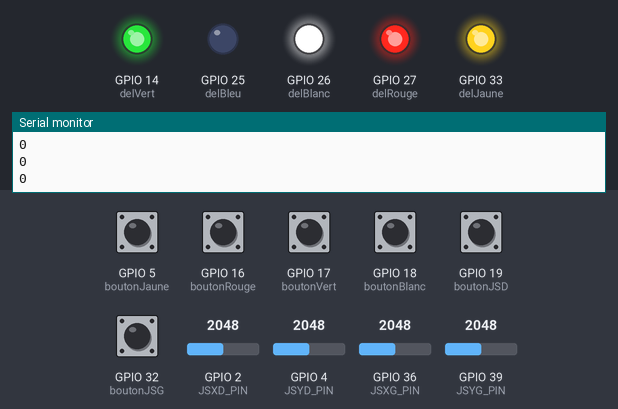
Bench run of a sketch on a simulated ESP32. Parts: output pins drawn as LEDs (lit = HIGH), the last lines printed to the serial monitor. Inputs (shaded band) come from the test bench; at power-on: GPIO 5 (boutonJaune), GPIO 16 (boutonRouge), GPIO 17 (boutonVert), GPIO 18 (boutonBlanc), GPIO 19 (boutonJSD), GPIO 32 (boutonJSG) HIGH, GPIO 2 (JSXD_PIN) = 2048, GPIO 4 (JSYD_PIN) = 2048, GPIO 36 (JSXG_PIN) = 2048, GPIO 39 (JSYG_PIN) = 2048. Nothing arrives over Bluetooth unless stated.

Above: at 1.7 s.
1.8 s: GPIO 5 (boutonJaune) pulled LOW for 0.6 s
At 1.91 s:
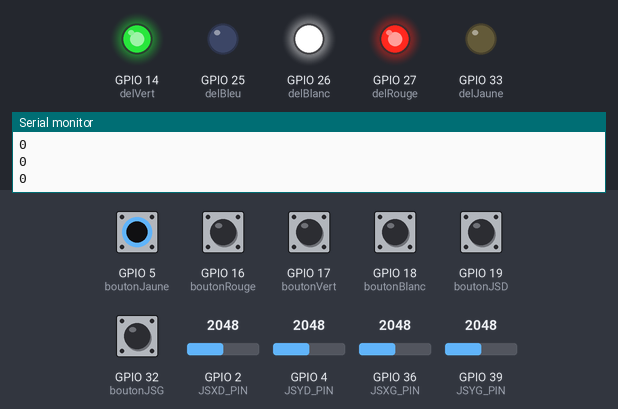
3.9 s: GPIO 16 (boutonRouge) pulled LOW for 0.6 s
At 4.6 s:
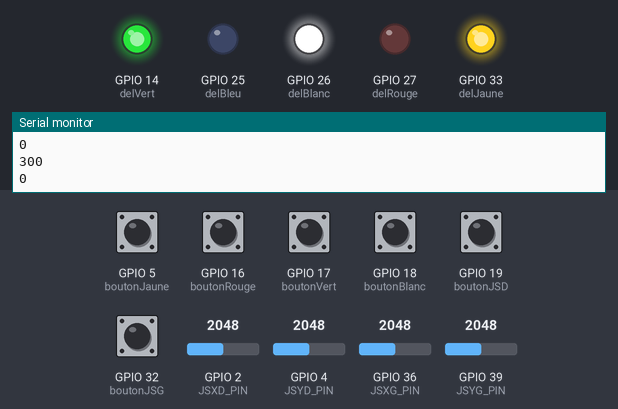
6.0 s: GPIO 17 (boutonVert) pulled LOW for 0.6 s
At 7.2 s:
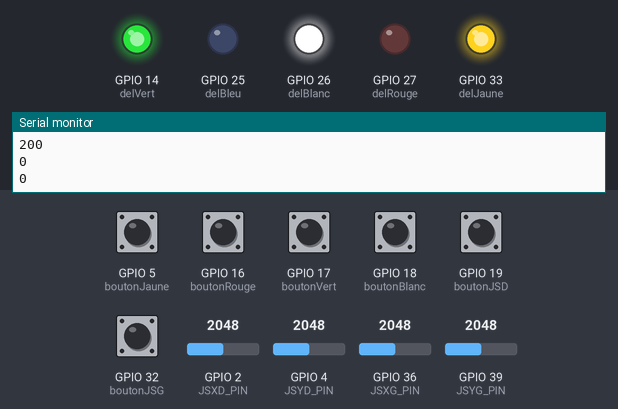
8.1 s: GPIO 5 (boutonJaune) pulled LOW for 1 s
At 8.31 s:
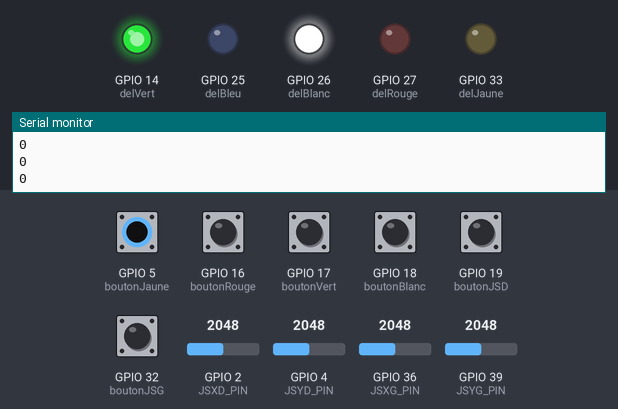
10.6 s: GPIO 16 (boutonRouge) pulled LOW for 1 s
At 10.9 s:
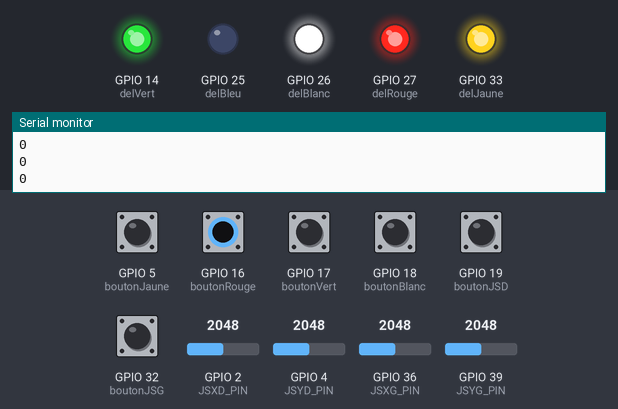
13.1 s: GPIO 18 (boutonBlanc) pulled LOW for 0.6 s
At 14.0 s:
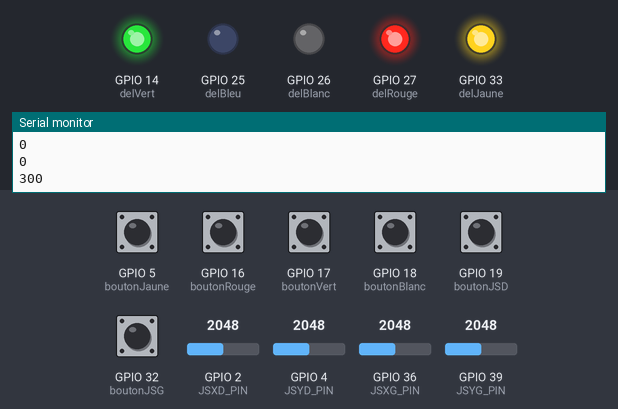
Timing chart, 0 to 22.0 s (numbered marks = the images above; inputs shaded):
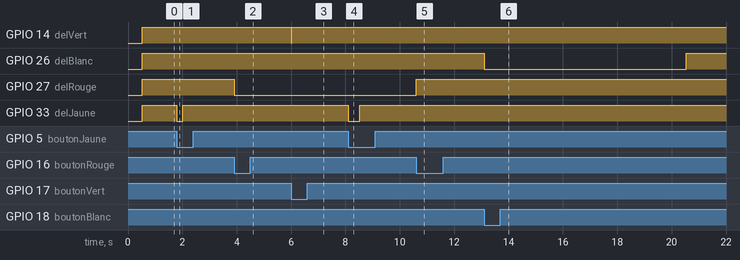

Measured:
- after the input at 1.8 s, GPIO 33 (delJaune): HIGH → LOW at once, → HIGH 0.22 s later
- after the input at 3.9 s, GPIO 27 (delRouge): HIGH → LOW at once
- after the input at 6.0 s, GPIO 14 (delVert): HIGH → LOW at once, → HIGH 0.03 s later
- after the input at 8.1 s, GPIO 33 (delJaune): HIGH → LOW at once, → HIGH 0.43 s later
- after the input at 10.6 s, GPIO 27 (delRouge): LOW → HIGH at once
- after the input at 13.1 s, GPIO 26 (delBlanc): HIGH → LOW at once, → HIGH 7.4 s later

The sketch:

Telecommande.ino
```cpp
// --------------------------------------------------------------- Client Bluetooth telecommande ----------------------------------------------------------------------------------
#include "BluetoothSerial.h"
BluetoothSerial SerialBT;
const String deviceName = "TelecommandeXYZ";
String ServerName = "FourmiXYZ";
bool connected;
// ------------------------------------------------------------- Fin Client Bluetooth telecommande --------------------------------------------------------------------------------

// -------------------------------------------------------------- Déclarations pour les joysticks ---------------------------------------------------------------------------------
#define JSXG_PIN  36 // ESP32 pin GIOP4 (ADC) connected to VRX pin joystick gauche
#define JSYG_PIN  39 // ESP32 pin GIOP2 (ADC) connected to VRY pin joystick gauche
#define JSXD_PIN  2  // ESP32 pin GIOP36 (ADC) connected to VRX pin joystick droit
#define JSYD_PIN  4  // ESP32 pin GIOP39 (ADC) connected to VRY pin joystick droit

#define LEFT_THRESHOLD  1000
#define RIGHT_THRESHOLD 3000
#define UP_THRESHOLD    1000
#define DOWN_THRESHOLD  3000

#define COMMAND_NO     0x00
#define COMMAND_LEFT   0x01
#define COMMAND_RIGHT  0x02
#define COMMAND_UP     0x04
#define COMMAND_DOWN   0x08

int valXG = 0 ; // valeur X joystick gauche
int valYG = 0 ; // valeur Y joystick gauche
int valXD = 0 ; // valeur X joystick droit
int valYD = 0 ; // valeur Y joystick droit

int commandG = COMMAND_NO;  // Commande joystick gauche
int commandD = COMMAND_NO;  // Commande joystick droit
// -------------------------------------------------------------- Fin déclarations pour les joysticks -----------------------------------------------------------------------------

// -------------------------------------------------------------- Déclarations pour les boutons (interruptions) -------------------------------------------------------------------
#define boutonJaune 5
#define boutonVert 17
#define boutonRouge 16
#define boutonBlanc 18
#define boutonJSG 32
#define boutonJSD 19
bool flagBoutonJaune = 0, flagBoutonVert = 0, flagBoutonRouge = 0, flagBoutonBlanc = 0, flagBoutonJSG = 0, flagBoutonJSD = 0;
bool flagCycleBouton = 0;   // Sert à déterminer si on a déjà lu un bouton lors du cycle, reset à 0 à la fin d'un cycle

// -------------------------------------------------------------- Fin déclarations pour les boutons -------------------------------------------------------------------------------

// ------------------------------------------------------------------------ Déclarations pour les DEL -----------------------------------------------------------------------------
#define delJaune 33
#define delVert 14
#define delRouge 27
#define delBlanc 26
#define delBleu 25
// ---------------------------------------------------------------------- Fin déclarations pour les DEL ---------------------------------------------------------------------------

// ------------------------------------------------------------------------- Déclarations de fonctions ----------------------------------------------------------------------------
int LectureCommandes();
String CommandeBT;          // Variable modifiée par la fonction LectureCommandes selon la commande qu'on veut envoyer par bluetooth. Sert aussi à l'enregistrement de séquence

void IRAM_ATTR interruptBoutonJaune();    // Fonctions d'interruptions actives quand on presse un bouton
void IRAM_ATTR interruptBoutonVert();
void IRAM_ATTR interruptBoutonRouge();
void IRAM_ATTR interruptBoutonBlanc();
void IRAM_ATTR interruptBoutonJSG();
void IRAM_ATTR interruptBoutonJSD();
// ----------------------------------------------------------------------- Fin déclarations de fonctions --------------------------------------------------------------------------

// ----------------------------------------------------------------------------- Variables globales -------------------------------------------------------------------------------
int commandesInt;       // Variable qui contient les commandes à envoyer (format int)
int tableauEnregistrement[1000][2];       // Tableau dans lequel les commandes sont enregistrées

bool flagEnregistrement = 0;              // Lié à l'interruption du bouton rouge
bool flagClearTableauEnregistrement = 0;  // Lié à l'interruption du bouton rouge
int positionEcritureTableauX = 0;           // Compte à quel endroit on est dans le tableau en X pour l'enregistrement

bool flagJouerEnregistrement = 0;         // Lié à l'interruption du bouton blanc
int positionLectureTableauX = 0;    // Compte à quel endroit on est dans le tableau en X pour jouer l'enregistrement
int repetitionCommandes = 0;        // Sert à l'envois de plusieures commandes identiques consécutives
bool flagPremiereCommande = 0;       // Sert à l'envois des commandes enregistrées

// --------------------------------------------------------------------------- Fin variables globales -----------------------------------------------------------------------------

void setup() {
  Serial.begin(115200);
  Serial.println("--- Demarrage de la telecommande ---");

  // Bluetooth
     // Désactiver bluetooth pour les tests, sinon la telecommande essaie de se connecter à la fourmi et le code bloque ici
  SerialBT.begin(deviceName, true);   // Démarrage du bluetooth
  Serial.print("Connexion a " + ServerName);
  while(!connected){                  // Connexion à la fourmi
    connected = SerialBT.connect(ServerName);
    Serial.print(".");
    delay(20);
  }
  Serial.println("Connexion etablie");
  delay(500);

  // Fin Bluetooth

  // Boutons en interruption
  pinMode(boutonJaune, INPUT_PULLUP);
  pinMode(boutonVert, INPUT_PULLUP);
  pinMode(boutonRouge, INPUT_PULLUP);
  pinMode(boutonBlanc, INPUT_PULLUP);
  pinMode(boutonJSG, INPUT_PULLUP);
  pinMode(boutonJSD, INPUT_PULLUP);
  attachInterrupt(boutonJaune, interruptBoutonJaune, FALLING);
  attachInterrupt(boutonVert, interruptBoutonVert, FALLING);
  attachInterrupt(boutonRouge, interruptBoutonRouge, FALLING);
  attachInterrupt(boutonBlanc, interruptBoutonBlanc, FALLING);
  attachInterrupt(boutonJSG, interruptBoutonJSG, FALLING);
  attachInterrupt(boutonJSD, interruptBoutonJSD, FALLING);
  // Fin boutons en interruption

  // Initialisation DEL
  pinMode(delJaune, OUTPUT);
  pinMode(delVert, OUTPUT);
  pinMode(delRouge, OUTPUT);
  pinMode(delBlanc, OUTPUT);
  pinMode(delBleu, OUTPUT);
  digitalWrite(delJaune, HIGH);   // HIGH = Off, LOW = On
  digitalWrite(delVert, HIGH);
  digitalWrite(delRouge, HIGH);
  digitalWrite(delBlanc, HIGH);
  digitalWrite(delBleu, LOW);   // Allumer la DEL bleu pour indiquer que l'initialisation est complétée
  // Fin initialisation DEL

} // Fin setup()

void loop() {

  commandesInt = LectureCommandes();        // Lire les commandes de la télécommande et formatter les informations dans un int

  if(flagEnregistrement == 1){    // Lors de l'enregistrement, chaque commandes lues (fonction LectureCommandes()) sont enregistrées

    if(flagClearTableauEnregistrement == 1){  // Reset les données du tableau à 0, comme ça au prochain flagEnregistrement == 1, il recommence à 0
      for(int x=0; x<1000; x++){                 // Initialiser toutes les données du tableau: 999 en X et 0 en Y
        for(int y=0; y<2; y++){
          if(y == 0){
            tableauEnregistrement[x][y] = 999;
          }
          else{
            tableauEnregistrement[x][y] = 0;
          }
        }
      }
      flagClearTableauEnregistrement = 0;
      positionEcritureTableauX = 0;               // Reset la position dans le tableau d'enregistrement en X
    }

    if(tableauEnregistrement[positionEcritureTableauX][0] == 999){  // S'il n'y a aucune commande dans la case du tableau, on peut y écrire notre commande (999 est une case vide)
      tableauEnregistrement[positionEcritureTableauX][0] = commandesInt;  // Écrire la commande dans le tableau
      tableauEnregistrement[positionEcritureTableauX][1] = (tableauEnregistrement[positionEcritureTableauX][1]) + 1;   // Augmenter de 1 la case sous celle de la commande (répétitions)
    }
    else if(tableauEnregistrement[positionEcritureTableauX][0] == commandesInt){     // Si la commande est la même que la dernière qui a été enregistrée
      tableauEnregistrement[positionEcritureTableauX][1] = (tableauEnregistrement[positionEcritureTableauX][1]) + 1;   // Augmenter de 1 la case sous celle de la commande (répétitions)
    }
    else if(tableauEnregistrement[positionEcritureTableauX][0] != commandesInt){    // Si la commande est différente que la dernière qui a été enregistrée
      positionEcritureTableauX++;   // Aller à la prochaine case en X
      tableauEnregistrement[positionEcritureTableauX][0] = commandesInt;  // Écrire la commande dans le tableau
      tableauEnregistrement[positionEcritureTableauX][1] = (tableauEnregistrement[positionEcritureTableauX][1]) + 1;   // Augmenter de 1 la case sous celle de la commande (répétitions)
    }
  }   // L'enregistrement se termine quand on presse le bouton rouge une deuxième fois (flagEnregistrement==0)

  if(flagJouerEnregistrement == 1){      // Jouer l'enregistrement (si l'enregistrement est arrêté et que le bouton blanc est pressé)
    if(repetitionCommandes == 0 && flagPremiereCommande == 1){        // La première commande envoyée est traitée différemment
      commandesInt = tableauEnregistrement[positionLectureTableauX][0];
      repetitionCommandes = tableauEnregistrement[positionLectureTableauX][1];
      flagPremiereCommande = 0;
    }
    else if(repetitionCommandes == 0 && flagPremiereCommande == 0){        // Quand une commande a été envoyé le bon nombre de fois, on passe à la prochaine
      positionLectureTableauX++;
      commandesInt = tableauEnregistrement[positionLectureTableauX][0];
      repetitionCommandes = tableauEnregistrement[positionLectureTableauX][1];
    }

    if(commandesInt == 999){    // Quand on lis une commande 999, c'est que l'enregistrement est terminé
      commandesInt = 0;   // Envoyer la commande 0 (ne rien faire)
      flagJouerEnregistrement = 0;  // Arrêter de jouer la commande
      digitalWrite(delBlanc, HIGH); // Éteindre la DEL blanche
    }

    if(repetitionCommandes > 0){    // Si la commande est la même que la précédente, on réenvoie la commande et on décrémente le compteur de répétition
      commandesInt = tableauEnregistrement[positionLectureTableauX][0];
      repetitionCommandes--;
    }
  }

  String commandesStr = String(commandesInt);   // Convertir commandesInt en commandesStr
  SerialBT.print(String(commandesStr + ";"));   //Envoyer les commandes par BT (; à la fin de la commande pour filtrage à la réception)
  Serial.println(commandesInt); // Imprimer la commande envoyée par BT au terminal

  flagCycleBouton = 0;    // Reset le flag pour permettre la lecture d'un bouton
  digitalWrite(delJaune, HIGH);  // Éteindre DEL jaune et verte si elles sont allumées
  digitalWrite(delVert, HIGH);

  delay(500);     // Délais d'envois des commandes
} // Fin loop()


// -------------------------------------------------------------------------------- Fonctions -------------------------------------------------------------------------------------
int LectureCommandes(){
  int commandesFormatInt = 0; // Les commandes lues sont formatées dans un int
  //--------------------------------------------------------------- Lecture des joystick
  // read X and Y analog values
  valXG = analogRead(JSXG_PIN);
  valYG = analogRead(JSYG_PIN);
  valXD = analogRead(JSXD_PIN);
  valYD = analogRead(JSYD_PIN);

  // converts the analog value to commands
  // reset commands
  commandG = COMMAND_NO;
  commandD = COMMAND_NO;

  // Vérification de commande joystick gauche (corps)
  if (valXG < LEFT_THRESHOLD)
    commandG = commandG | COMMAND_LEFT;
  else if (valXG > RIGHT_THRESHOLD)
    commandG = commandG | COMMAND_RIGHT;

  // check up/down commands
  if (valYG < UP_THRESHOLD)
    commandG = commandG | COMMAND_UP;
  else if (valYG > DOWN_THRESHOLD)
    commandG = commandG | COMMAND_DOWN;

  switch (commandG){
    case COMMAND_NO:
      commandesFormatInt = commandesFormatInt + 0;
      break;
    case COMMAND_UP:
      commandesFormatInt = commandesFormatInt + 1;
      break;
    case COMMAND_DOWN:
      commandesFormatInt = commandesFormatInt + 2;
      break;
    case COMMAND_LEFT:
      commandesFormatInt = commandesFormatInt + 3;
      break;
    case COMMAND_RIGHT:
      commandesFormatInt = commandesFormatInt + 4;
      break;
  }

  // Vérification de commande joystick droite (tête)
  if (valXD < LEFT_THRESHOLD)
    commandD = commandD | COMMAND_LEFT;
  else if (valXD > RIGHT_THRESHOLD)
    commandD = commandD | COMMAND_RIGHT;

  // check up/down commands
  if (valYD < UP_THRESHOLD)
    commandD = commandD | COMMAND_UP;
  else if (valYD > DOWN_THRESHOLD)
    commandD = commandD | COMMAND_DOWN;

  switch (commandD){
    case COMMAND_NO:
      commandesFormatInt = commandesFormatInt + 0;
      break;
    case COMMAND_UP:
      commandesFormatInt = commandesFormatInt + 10;
      break;
    case COMMAND_DOWN:
      commandesFormatInt = commandesFormatInt + 20;
      break;
    case COMMAND_LEFT:
      commandesFormatInt = commandesFormatInt + 30;
      break;
    case COMMAND_RIGHT:
      commandesFormatInt = commandesFormatInt + 40;
      break;
  }
  //----------------------------------------------------------------------------- Fin lecture des joystick

  //----------------------------------------------------------------------------- Lecture des boutons
  if(flagBoutonJaune == 1){
    commandesFormatInt = commandesFormatInt + 100;
    flagBoutonJaune = 0;
  }
  if(flagBoutonVert == 1){
    commandesFormatInt = commandesFormatInt + 200;
    flagBoutonVert = 0;
  }
  if(flagBoutonRouge == 1){
    commandesFormatInt = commandesFormatInt + 300;
    flagBoutonRouge = 0;
  }
  if(flagBoutonBlanc == 1){
    commandesFormatInt = commandesFormatInt + 400;
    flagBoutonBlanc = 0;
  }
  if(flagBoutonJSG == 1){
    commandesFormatInt = commandesFormatInt + 500;
    flagBoutonJSG = 0;
  }
  if(flagBoutonJSD == 1){
    commandesFormatInt = commandesFormatInt + 600;
    flagBoutonJSD = 0;
  }
      // Si aucun flag == 1, alors les centaines restent à 0, un seul flag de bouton peut être == 1 par cycle
  //----------------------------------------------------------------------------- Fin lecture des boutons

  return commandesFormatInt;
}   // Fin LectureCommandes()


    // Fonctions d'interruptions activées quand on presse un bouton (si on presse un bouton, les flags des autres sont reset pour qu'une seule fonction de bouton soit active en même temps)
void IRAM_ATTR interruptBoutonJaune(){
  if(flagCycleBouton == 0){
    flagBoutonJaune = 1;
    flagBoutonVert  = 0;
    flagBoutonRouge = 0;
    flagBoutonBlanc = 0;
    flagBoutonJSG   = 0;
    flagBoutonJSD   = 0;
    flagCycleBouton = 1;
    digitalWrite(delJaune, LOW);  // Allumer la DEL jaune
  }
}
void IRAM_ATTR interruptBoutonVert(){
  if(flagCycleBouton == 0){
    flagBoutonJaune = 0;
    flagBoutonVert  = 1;
    flagBoutonRouge = 0;
    flagBoutonBlanc = 0;
    flagBoutonJSG   = 0;
    flagBoutonJSD   = 0;
    flagCycleBouton = 1;
    digitalWrite(delVert, LOW);  // Allumer la DEL verte
  }
}
void IRAM_ATTR interruptBoutonRouge(){
  if(flagCycleBouton == 0){
    flagBoutonJaune = 0;
    flagBoutonVert  = 0;
    flagBoutonRouge = 1;
    flagBoutonBlanc = 0;
    flagBoutonJSG   = 0;
    flagBoutonJSD   = 0;
    flagCycleBouton = 1;

    if(flagEnregistrement == 0 && flagJouerEnregistrement == 0){    // flagEnregistrement: 1 = enregistrer, 0 = ne pas enregistrer
      flagEnregistrement = 1;
      flagClearTableauEnregistrement = 1;
      digitalWrite(delRouge, LOW);  // Allumer la DEL rouge
    }
    else if(flagEnregistrement == 1){
      flagEnregistrement = 0;
      digitalWrite(delRouge, HIGH);  // Éteindre la DEL rouge
    }
  }
}
void IRAM_ATTR interruptBoutonBlanc(){
  if(flagCycleBouton == 0){
    flagBoutonJaune = 0;
    flagBoutonVert  = 0;
    flagBoutonRouge = 0;
    flagBoutonBlanc = 1;
    flagBoutonJSG   = 0;
    flagBoutonJSD   = 0;
    flagCycleBouton = 1;

    if(flagJouerEnregistrement == 0 && flagEnregistrement == 0){    // jouer l'enregistrement si on n'est pas en train d'enregistrer
      flagJouerEnregistrement = 1;
      positionLectureTableauX = 0;    // Reset d'où on commence à lire le tableau (0 est le début)
      repetitionCommandes = 0;
      flagPremiereCommande = 1;       // Indiquer qu'on commence la lecture du tableauEnregistrement
      digitalWrite(delBlanc, LOW);  // Allumer la DEL blanche
    }
    else if(flagJouerEnregistrement == 1){
      flagJouerEnregistrement = 0;
      digitalWrite(delBlanc, HIGH);  // Éteindre la DEL blanche
    }
  }
}
void IRAM_ATTR interruptBoutonJSG(){    // Les boutons JSG et JSD n'ont pas de fonctions définies, leur interrupts ne font rien
  /*if(flagCycleBouton == 0){
    flagBoutonJaune = 0;
    flagBoutonVert  = 0;
    flagBoutonRouge = 0;
    flagBoutonBlanc = 0;
    flagBoutonJSG   = 1;
    flagBoutonJSD   = 0;
    flagCycleBouton = 1;
  }*/
}
void IRAM_ATTR interruptBoutonJSD(){
  /*if(flagCycleBouton == 0){
    flagBoutonJaune = 0;
    flagBoutonVert  = 0;
    flagBoutonRouge = 0;
    flagBoutonBlanc = 0;
    flagBoutonJSG   = 0;
    flagBoutonJSD   = 1;
    flagCycleBouton = 1;
  }*/
}
// ------------------------------------------------------------------------------ Fin fonctions -----------------------------------------------------------------------------------
```
